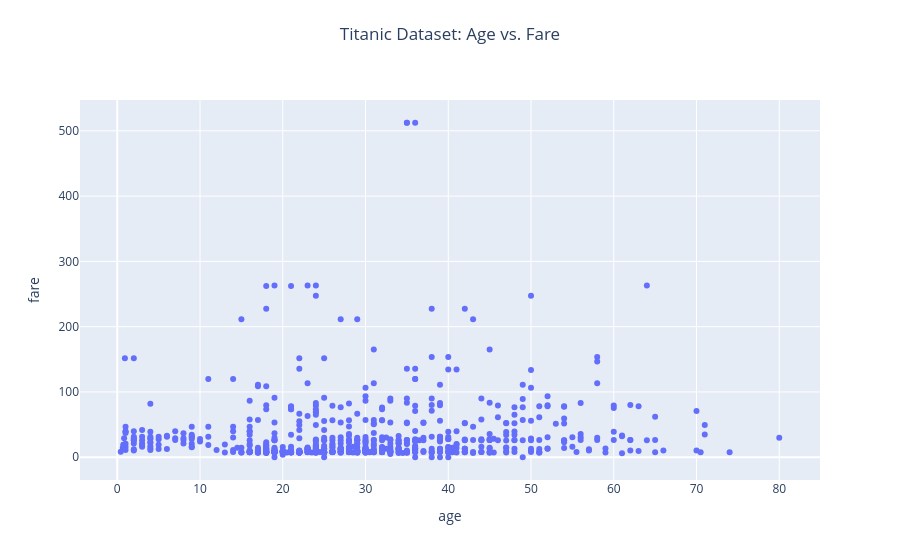

Source (notebook cell):
### Markdown cell above
## Plotting the scatter plot

### Code cell
import plotly.express as px
# Plot a scatter plot for "age" and "fare" columns using Plotly express
fig = px.scatter(titanic, 
                 x="age",
                 y="fare", 
                 title="Titanic Dataset: Age vs. Fare")

# Update the layout to center the title above the plot
fig.update_layout(
    title={
        'text': "Titanic Dataset: Age vs. Fare",
        'y':0.95,
        'x':0.5,
        'xanchor': 'center',
        'yanchor': 'top'})

fig.show()

### Figure 1 — Plotly figure (JSON) as saved in the notebook; plotly's stock layout.template omitted (floating-point values rounded to 4 significant figures; data arrays with more than 128 entries replaced by an {"elided": "..."} marker saying what was removed)
{"data": [{"hovertemplate": "age=%{x}<br>fare=%{y}<extra></extra>", "legendgroup": "", "marker": {"color": "#636efa", "symbol": "circle"}, "mode": "markers", "name": "", "orientation": "v", "showlegend": false, "type": "scatter", "x": {"elided": "891 float values"}, "xaxis": "x", "y": {"elided": "891 float values"}, "yaxis": "y"}], "layout": {"autosize": true, "legend": {"tracegroupgap": 0}, "title": {"text": "Titanic Dataset: Age vs. Fare", "x": 0.5, "xanchor": "center", "y": 0.95, "yanchor": "top"}, "xaxis": {"anchor": "y", "autorange": true, "domain": [0, 1], "range": [-4.505, 84.92], "title": {"text": "age"}, "type": "linear"}, "yaxis": {"anchor": "x", "autorange": true, "domain": [0, 1], "range": [-42.28, 554.6], "title": {"text": "fare"}, "type": "linear"}}}
